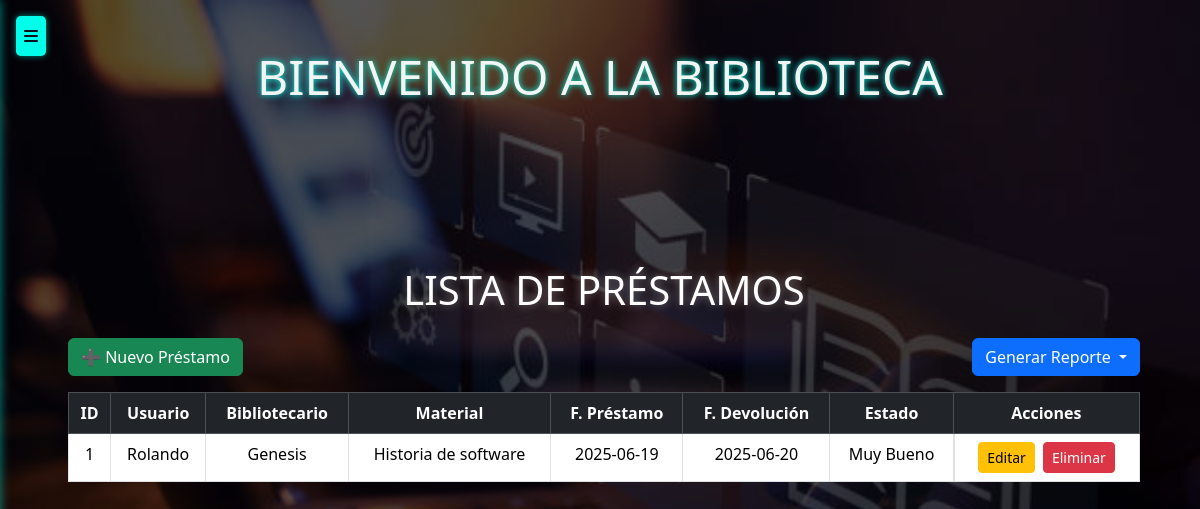
The page /prestamos/ on the database its author committed.
### models/prestamo_model.py (models this page shows, shortened)
class Prestamo(db.Model):
    __tablename__ = 'prestamos'
    id_prestamo = db.Column(db.Integer, primary_key=True)
    id_usuario = db.Column(db.Integer, db.ForeignKey('usuarios.id'), nullable=False)
    id_bibliotecario = db.Column(db.Integer, db.ForeignKey('bibliotecario.id_biblio'), nullable=False)
    id_material = db.Column(db.Integer, db.ForeignKey('materiales.id_material'), nullable=False)
    fecha_prestamo = db.Column(db.String(50), nullable=False)
    fecha_devolucion = db.Column(db.String(50), nullable=False)
    estado = db.Column(db.String(20), nullable=False)
    usuario = db.relationship("Usuario", backref="prestamos")
    bibliotecario = db.relationship("Bibliotecario", backref="prestamos")
    material = db.relationship("Material", backref="prestamos")
    @staticmethod
    def get_all():
        return Prestamo.query.all()

### controllers/prestamo_controllers.py (the view)
@prestamo_bp.route("/")
def index():
    prestamos = Prestamo.get_all()
    usuarios = Usuario.get_all()
    materiales = Material.get_all()
    return prestamo_view.list(prestamos, usuarios, materiales)

### models/material_model.py (called while the page is built)
    @staticmethod
    def get_all():
        return Material.query.all()

### models/usuario_model.py (called while the page is built)
    @staticmethod #no depende de la clase
    def get_all():
        return Usuario.query.all()

### views/prestamo_view.py (called while the page is built)
def list(prestamos, usuarios, materiales):
    return render_template("prestamos/index.html", prestamos=prestamos, usuarios=usuarios, materiales=materiales)

### templates/prestamos/index.html (shortened to what this page needs)
{% extends 'base.html' %}
{% block content %}
<div class="container mt-4" style="max-width: 1100px;">
    <h1 class="mb-4 text-center">Lista de Préstamos</h1>
    <div class="d-flex justify-content-between align-items-center mb-3">
        <a href="{{ url_for('prestamo.create') }}" class="btn btn-success">➕ Nuevo Préstamo</a>
        <div class="btn-group">
            <button class="btn btn-primary dropdown-toggle" data-bs-toggle="dropdown" aria-expanded="false">
                Generar Reporte
            </button>
        </div>
    </div>
    <table class="table table-hover table-bordered text-center mx-auto">
        <thead class="table-dark">
            <tr>
                <th>ID</th>
                <th>Usuario</th>
                <th>Bibliotecario</th>
                <th>Material</th>
                <th>F. Préstamo</th>
                <th>F. Devolución</th>
                <th>Estado</th>
                <th>Acciones</th>
            </tr>
        </thead>
        <tbody>
            {% for p in prestamos %}
            <tr>
                <td>{{ p.id_prestamo }}</td>
                <td>{{ (usuarios | selectattr("id", "equalto", p.id_usuario) | first).nombre }}</td>
                <td>{{ (usuarios | selectattr("id", "equalto", p.id_bibliotecario) | first).nombre }}</td>
                <td>{{ (materiales | selectattr("id_material", "equalto", p.id_material) | first).titulo if (materiales | selectattr("id_material", "equalto", p.id_material) | first) else "No encontrado" }}</td>
                <td>{{ p.fecha_prestamo }}</td>
                <td>{{ p.fecha_devolucion }}</td>
                <td>{{ p.estado }}</td>
                <td class="d-flex justify-content-center gap-2">
                    <a href="{{ url_for('prestamo.edit', id_prestamo=p.id_prestamo) }}" class="btn btn-sm btn-warning">Editar</a>
                    <a href="{{ url_for('prestamo.delete', id_prestamo=p.id_prestamo) }}" class="btn btn-sm btn-danger" onclick="return confirm('¿Eliminar este préstamo?')">Eliminar</a>
                </td>
            </tr>
            {% else %}
            <tr>
                <td colspan="8" class="text-center">No hay Préstamos registrados.</td>
            </tr>
            {% endfor %}
        </tbody>
    </table>
</div>
{% endblock %}

### templates/base.html (style rules this page uses)
body { background-image: url("/static/fondobiblio.jpg"); background-size: cover; background-repeat: no-repeat; background-position: center; background-attachment: fixed; min-height: 100vh; }
body::before { content: ""; position: fixed; top: 0; left: 0; width: 100%; height: 100%; background-color: rgba(0,0,0,0.65); z-index: -1; pointer-events: none; }
h1, h2 { color: #fff; text-shadow: 0 0 8px rgba(255,255,255,0.4); text-transform: uppercase; }
.container { padding-left: 1rem; padding-top: 4rem; }

### rows shown on the page
Prestamo: id_prestamo "1", id_usuario "Rolando", id_bibliotecario "Genesis", id_material "Historia de software", fecha_prestamo "2025-06-19", fecha_devolucion "2025-06-20", estado "Muy Bueno"
